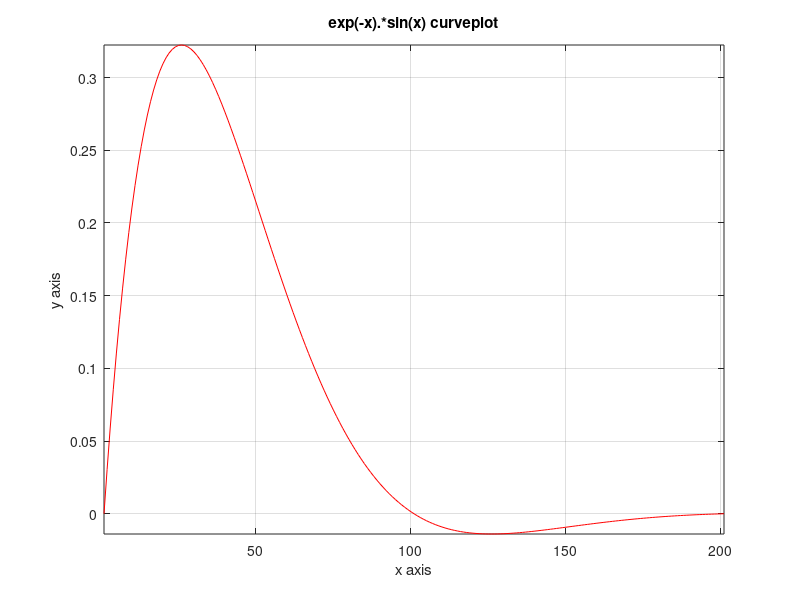

Here is the MATLAB script that generated this plot:
x=0:pi/100:2*pi;
figure
x=x;
y=exp(-x).*sin(x);
plot(exp(-x).*sin(x),'r');
xlabel('x axis');
ylabel('y axis');
title('exp(-x).*sin(x) curveplot');
grid on
axis tight